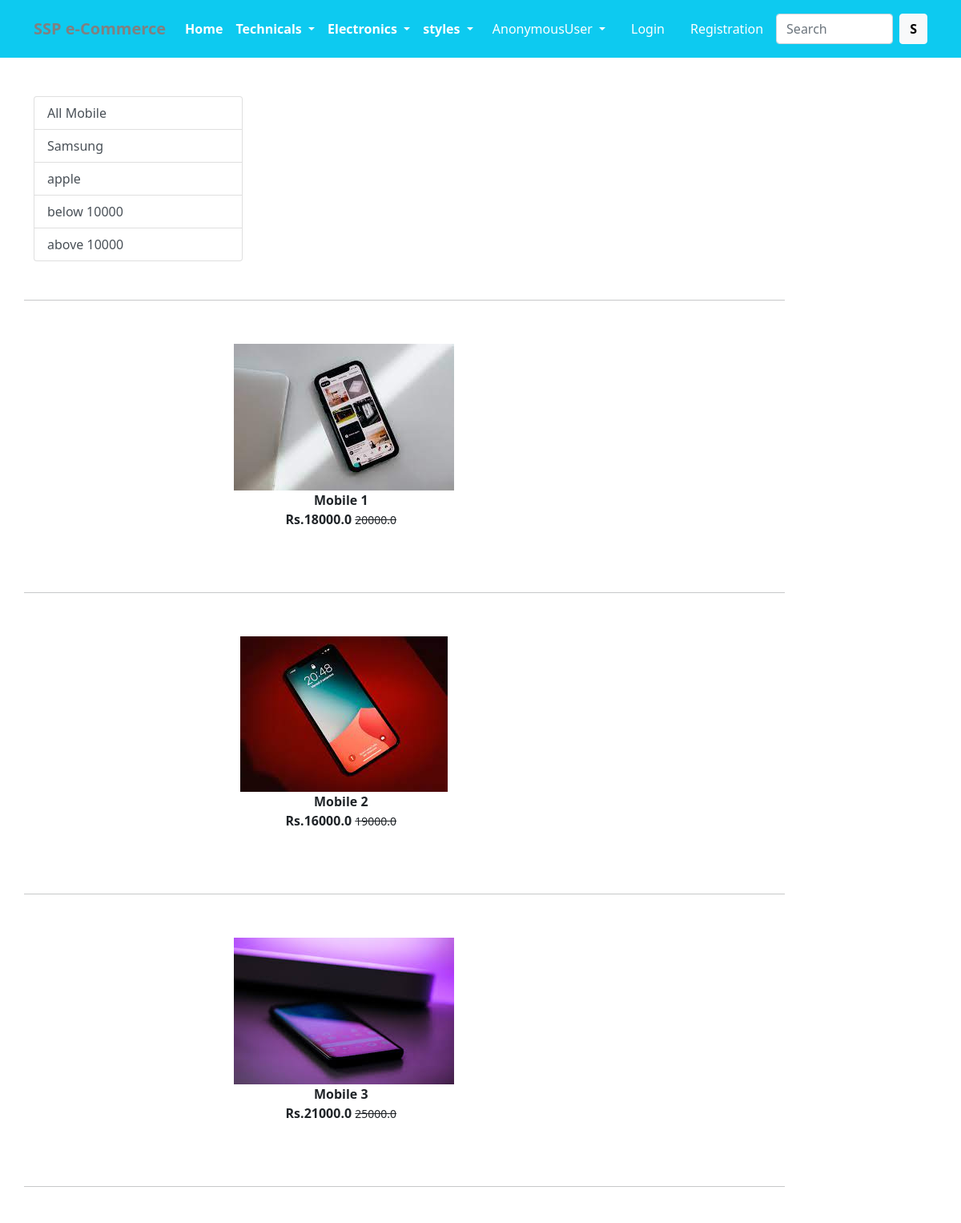
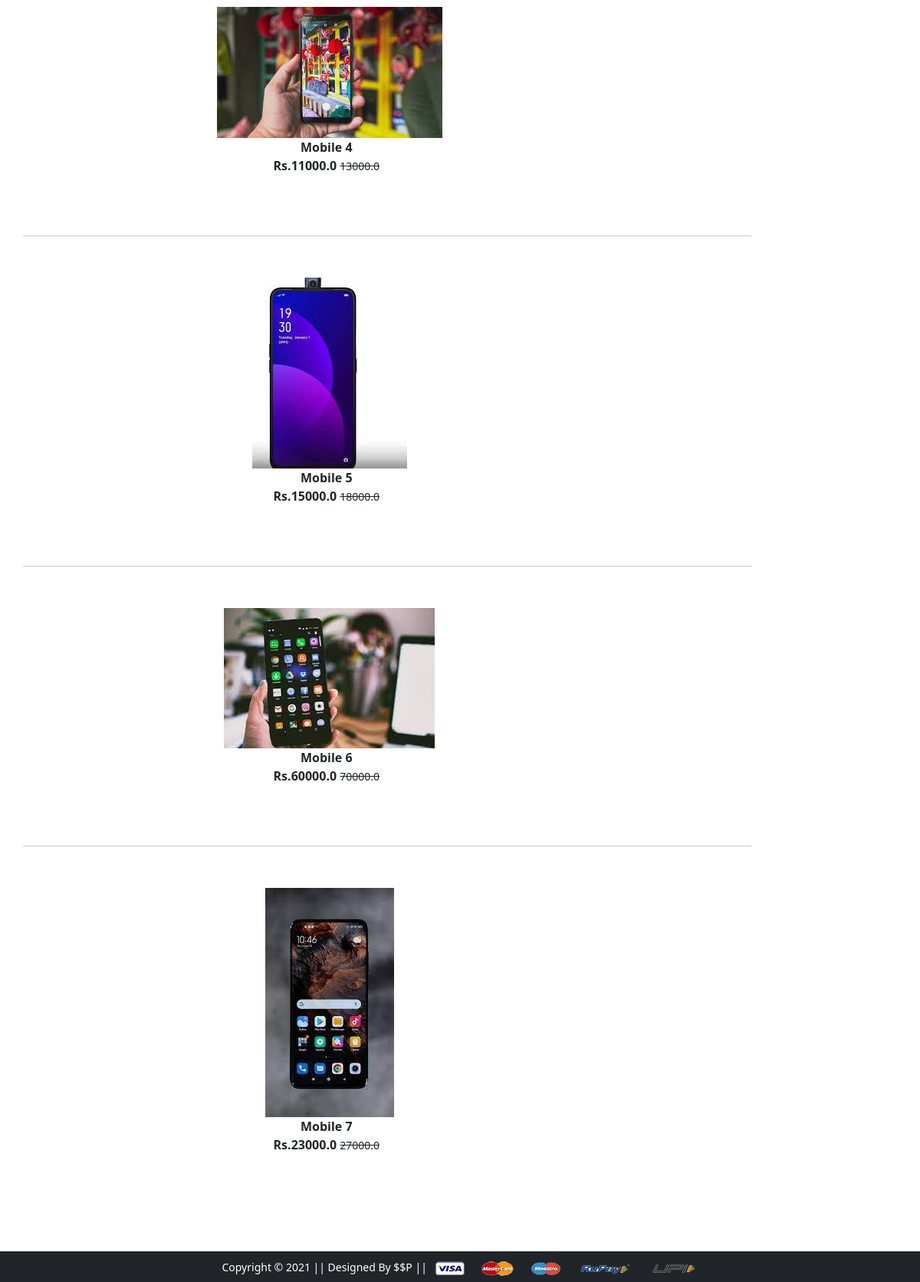
/mobile/, run on the app's committed database (2 pictures, top to bottom).
### app/models.py (models this page shows, shortened)
class Productinfo(models.Model):
    title=models.CharField(max_length=100)
    selling_price=models.FloatField()
    discounted_price=models.FloatField()
    description=models.TextField()
    brand=models.CharField(max_length=100)
    category=models.CharField(choices=CATEGORY_CHOICES,max_length=3)
    product_image=models.ImageField(upload_to='productimg')

### app/views.py (the view)
# urls.py: path('mobile/', views.mobile, name='mobile'),
def mobile(request,data=None):
    if data == None:
        mobiles=Productinfo.objects.filter(category='M')
    elif data=='karbonn' or data=='apple' or data=='samsung':
        mobiles=Productinfo.objects.filter(category="M").filter(brand=data)
    elif data=="below":
        mobiles=Productinfo.objects.filter(category="M").filter(discounted_price__lt=10000)
        if mobiles==None:
            return HttpResponse(request,"no such filters available")
    elif data=="above":
        mobiles=Productinfo.objects.filter(category="M").filter(discounted_price__gt=10000)
        if mobiles==None:
            return HttpResponse(request,"no such filters available")
    return render(request, 'app/mobile.html',{'mobiles':mobiles})

### app/templates/app/mobile.html (shortened to what this page needs)
{% extends 'app/base.html' %}
{% load static %}
{% block main-content %}
<div class="container my-5">
 <div class="row">
  <div class="col-sm-3">
 <div class="list-group">
 <a href="{% url 'mobile' %}" class ="list-group-item list-group-item-action" aria-current="true">All Mobile</a>
 <a href="{% url 'mobiledata' 'samsung' %}" class="list-group-item list-group-item-action" aria-current="true">Samsung</a>
 <a href="{% url 'mobiledata' 'apple' %}" class="list-group-item list-group-item-action" aria-current="true">apple</a>
 <a href="{% url 'mobiledata' 'below' %}" class="list-group-item list-group-item-action" aria-current="true">below 10000</a>
 <a href="{% url 'mobiledata' 'above' %}" class="list-group-item list-group-item-action" aria-current="true">above 10000</a>
  </div>
</div>
<br>
<br>
<br>
<br>
<div class="col-sm-10 mt-5">
<div class="row">
{% for product in mobiles %}
<hr>
<br>
<br>
<div class="col-sm-10 col-sm-offset-2 text-center mb-5">
<a href="{% url 'product-detail' product.id %}" class="btn">
<div class="item" class="image-responsive">
<img src="{{product.product_image.url}}" alt=""  class="image-responsive">
<div class="fw-bold">{{product.title}}</div>
<div class="fw-bold">Rs.{{product.discounted_price}}
<small class="fw-light text-decoration-line-through">
{{product.selling_price}}
<br>
<br>
</small>
</div>
</div>
</a>
</div>
<br>
{% endfor %}
</div>
</div>
 </div>
</div>
{% endblock main-content %}

### data on the page
Productinfo: product_image (picture), title "Mobile 1", discounted_price "18000.0", selling_price "20000.0"
Productinfo: product_image (picture), title "Mobile 2", discounted_price "16000.0", selling_price "19000.0"
Productinfo: product_image (picture), title "Mobile 3", discounted_price "21000.0", selling_price "25000.0"
Productinfo: product_image (picture), title "Mobile 4", discounted_price "11000.0", selling_price "13000.0"
Productinfo: product_image (picture), title "Mobile 5", discounted_price "15000.0", selling_price "18000.0"
Productinfo: product_image (picture), title "Mobile 6", discounted_price "60000.0", selling_price "70000.0"
Productinfo: product_image (picture), title "Mobile 7", discounted_price "23000.0", selling_price "27000.0"

### other printed values
{{ request.user }} "AnonymousUser"
